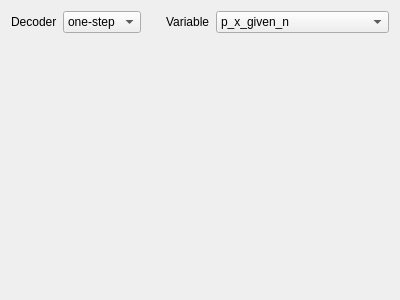
<?xml version="1.0" encoding="UTF-8"?>
<ui version="4.0">
 <class>Form</class>
 <widget class="QWidget" name="Form">
  <property name="geometry">
   <rect>
    <x>0</x>
    <y>0</y>
    <width>400</width>
    <height>300</height>
   </rect>
  </property>
  <property name="windowTitle">
   <string>Form</string>
  </property>
  <layout class="QGridLayout" name="gridLayout" rowstretch="0,0" columnstretch="0">
   <property name="bottomMargin">
    <number>2</number>
   </property>
   <item row="0" column="0">
    <layout class="QHBoxLayout" name="horizontalLayout">
     <item>
      <widget class="QLabel" name="label">
       <property name="text">
        <string>Decoder</string>
       </property>
      </widget>
     </item>
     <item>
      <widget class="QComboBox" name="cmbDecoder">
       <property name="currentText">
        <string>one-step</string>
       </property>
       <item>
        <property name="text">
         <string>one-step</string>
        </property>
       </item>
       <item>
        <property name="text">
         <string>two-step</string>
        </property>
       </item>
      </widget>
     </item>
     <item>
      <spacer name="horizontalSpacer">
       <property name="orientation">
        <enum>Qt::Horizontal</enum>
       </property>
       <property name="sizeHint" stdset="0">
        <size>
         <width>80</width>
         <height>20</height>
        </size>
       </property>
      </spacer>
     </item>
     <item>
      <widget class="QLabel" name="label_2">
       <property name="text">
        <string>Variable</string>
       </property>
      </widget>
     </item>
     <item>
      <widget class="QComboBox" name="cmbVariableName">
       <property name="toolTip">
        <string>Corresponds to _temp_debug_two_step_plots_animated_imshow's variable_name arg</string>
       </property>
       <property name="currentText">
        <string>p_x_given_n</string>
       </property>
       <item>
        <property name="text">
         <string notr="true">p_x_given_n</string>
        </property>
       </item>
       <item>
        <property name="text">
         <string notr="true">p_x_given_n_and_x_prev</string>
        </property>
       </item>
      </widget>
     </item>
    </layout>
   </item>
   <item row="1" column="0">
    <widget class="QWidget" name="decoderPlotContainerWidget" native="true">
     <property name="sizePolicy">
      <sizepolicy hsizetype="Expanding" vsizetype="Expanding">
       <horstretch>1</horstretch>
       <verstretch>1</verstretch>
      </sizepolicy>
     </property>
     <property name="minimumSize">
      <size>
       <width>200</width>
       <height>100</height>
      </size>
     </property>
    </widget>
   </item>
  </layout>
 </widget>
 <resources/>
 <connections/>
</ui>
